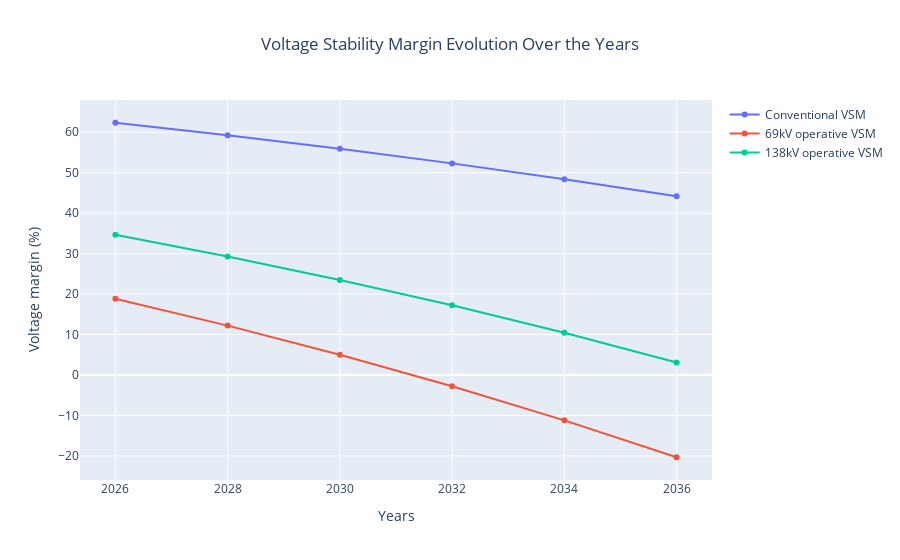

Notebook source saved alongside this figure:
### Code cell
fig = go.Figure()

vsm_per_year = []
vsm_per_year_69 = []
vsm_per_year_138 = []

for year in YEARS:
    vsm_per_year.append(vsm_matrix[year][0][0][0])
    vsm_per_year_69.append(vsm_matrix_69_reference[year][0][0][0])
    vsm_per_year_138.append(vsm_matrix_138_reference[year][0][0][0])

fig.add_trace(
    go.Scatter(x= YEARS,
               y= vsm_per_year,
               name= 'Conventional VSM')
)

fig.add_trace(
    go.Scatter(x= YEARS,
               y= vsm_per_year_69,
               name= '69kV operative VSM')
)

fig.add_trace(
    go.Scatter(x= YEARS,
               y= vsm_per_year_138,
               name= '138kV operative VSM')
)

fig.update_layout(
    xaxis_title= 'Years',
    yaxis_title= 'Voltage margin (%)',
    title= 'Voltage Stability Margin Evolution Over the Years',
    title_x= 0.5
)

fig.show()

### Figure 1 — Plotly figure (JSON) as saved in the notebook; plotly's stock layout.template omitted (floating-point values rounded to 4 significant figures)
{"data": [{"name": "Conventional VSM", "type": "scatter", "x": [2026, 2028, 2030, 2032, 2034, 2036], "y": [62.34, 59.26, 55.92, 52.3, 48.39, 44.16]}, {"name": "69kV operative VSM", "type": "scatter", "x": [2026, 2028, 2030, 2032, 2034, 2036], "y": [18.86, 12.21, 5.006, -2.784, -11.21, -20.33]}, {"name": "138kV operative VSM", "type": "scatter", "x": [2026, 2028, 2030, 2032, 2034, 2036], "y": [34.64, 29.29, 23.49, 17.21, 10.42, 3.08]}], "layout": {"title": {"text": "Voltage Stability Margin Evolution Over the Years", "x": 0.5}, "xaxis": {"title": {"text": "Years"}}, "yaxis": {"title": {"text": "Voltage margin (%)"}}}}
